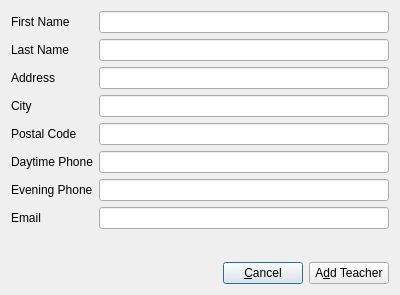
<?xml version="1.0" encoding="UTF-8"?>
<ui version="4.0">
 <class>addTeacherDialog</class>
 <widget class="QDialog" name="addTeacherDialog">
  <property name="geometry">
   <rect>
    <x>0</x>
    <y>0</y>
    <width>400</width>
    <height>295</height>
   </rect>
  </property>
  <property name="windowTitle">
   <string>Add Teacher</string>
  </property>
  <layout class="QGridLayout" name="gridLayout">
   <item row="2" column="1">
    <widget class="QPushButton" name="cancelBtn">
     <property name="text">
      <string>&amp;Cancel</string>
     </property>
    </widget>
   </item>
   <item row="2" column="2">
    <widget class="QPushButton" name="pushButton_2">
     <property name="text">
      <string>A&amp;dd Teacher</string>
     </property>
    </widget>
   </item>
   <item row="2" column="0">
    <spacer name="horizontalSpacer">
     <property name="orientation">
      <enum>Qt::Horizontal</enum>
     </property>
     <property name="sizeHint" stdset="0">
      <size>
       <width>40</width>
       <height>20</height>
      </size>
     </property>
    </spacer>
   </item>
   <item row="1" column="0" colspan="3">
    <layout class="QFormLayout" name="formLayout_3">
     <property name="fieldGrowthPolicy">
      <enum>QFormLayout::AllNonFixedFieldsGrow</enum>
     </property>
     <item row="0" column="0">
      <widget class="QLabel" name="firstNameLabel">
       <property name="text">
        <string>First Name</string>
       </property>
      </widget>
     </item>
     <item row="0" column="1">
      <widget class="QLineEdit" name="firstNameLineEdit"/>
     </item>
     <item row="1" column="0">
      <widget class="QLabel" name="lastNameLabel">
       <property name="text">
        <string>Last Name</string>
       </property>
      </widget>
     </item>
     <item row="1" column="1">
      <widget class="QLineEdit" name="lastNameLineEdit"/>
     </item>
     <item row="2" column="0">
      <widget class="QLabel" name="addressLabel">
       <property name="text">
        <string>Address</string>
       </property>
      </widget>
     </item>
     <item row="2" column="1">
      <widget class="QLineEdit" name="addressLineEdit"/>
     </item>
     <item row="3" column="0">
      <widget class="QLabel" name="cityLabel">
       <property name="text">
        <string>City</string>
       </property>
      </widget>
     </item>
     <item row="3" column="1">
      <widget class="QLineEdit" name="cityLineEdit"/>
     </item>
     <item row="4" column="0">
      <widget class="QLabel" name="postalCodeLabel">
       <property name="text">
        <string>Postal Code</string>
       </property>
      </widget>
     </item>
     <item row="4" column="1">
      <widget class="QLineEdit" name="postalCodeLineEdit"/>
     </item>
     <item row="5" column="0">
      <widget class="QLabel" name="daytimePhoneLabel">
       <property name="text">
        <string>Daytime Phone</string>
       </property>
      </widget>
     </item>
     <item row="5" column="1">
      <widget class="QLineEdit" name="daytimePhoneLineEdit"/>
     </item>
     <item row="6" column="0">
      <widget class="QLabel" name="eveningPhoneLabel">
       <property name="text">
        <string>Evening Phone</string>
       </property>
      </widget>
     </item>
     <item row="6" column="1">
      <widget class="QLineEdit" name="eveningPhoneLineEdit"/>
     </item>
     <item row="7" column="0">
      <widget class="QLabel" name="emailLabel">
       <property name="text">
        <string>Email</string>
       </property>
      </widget>
     </item>
     <item row="7" column="1">
      <widget class="QLineEdit" name="emailLineEdit"/>
     </item>
    </layout>
   </item>
  </layout>
 </widget>
 <resources/>
 <connections/>
</ui>
